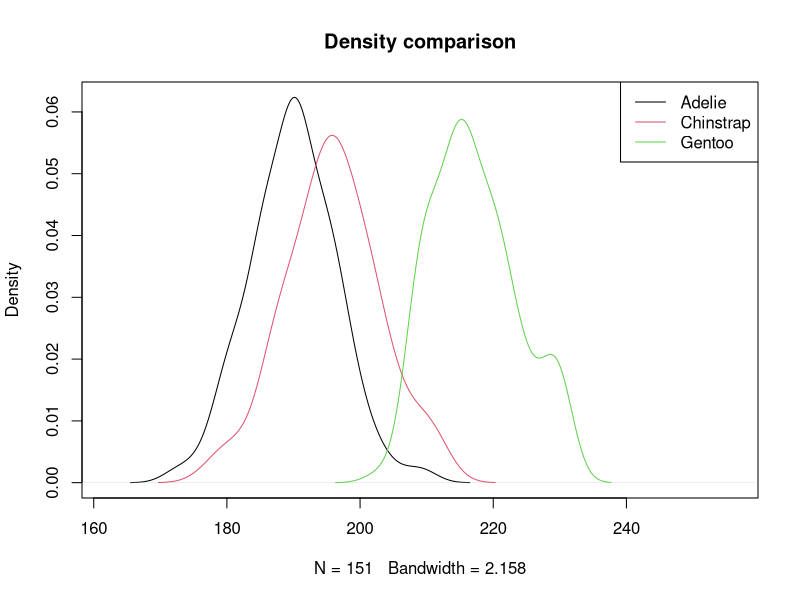
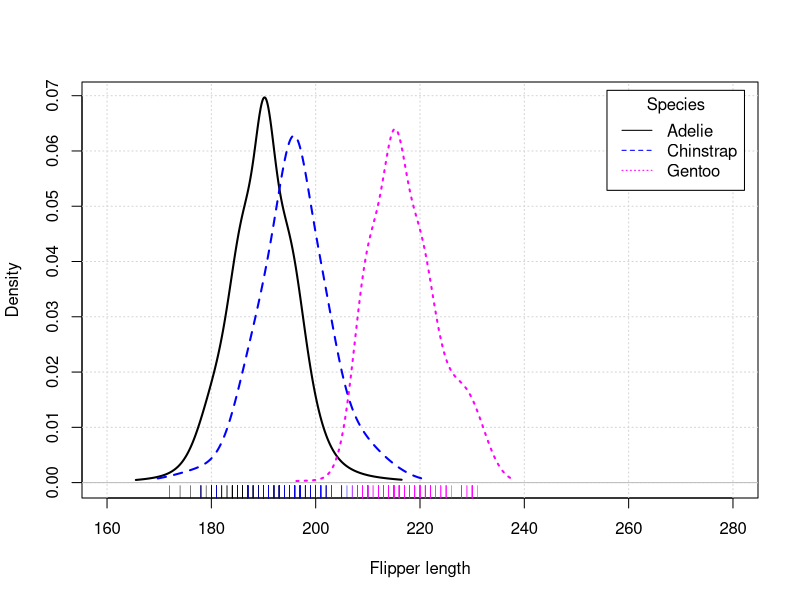
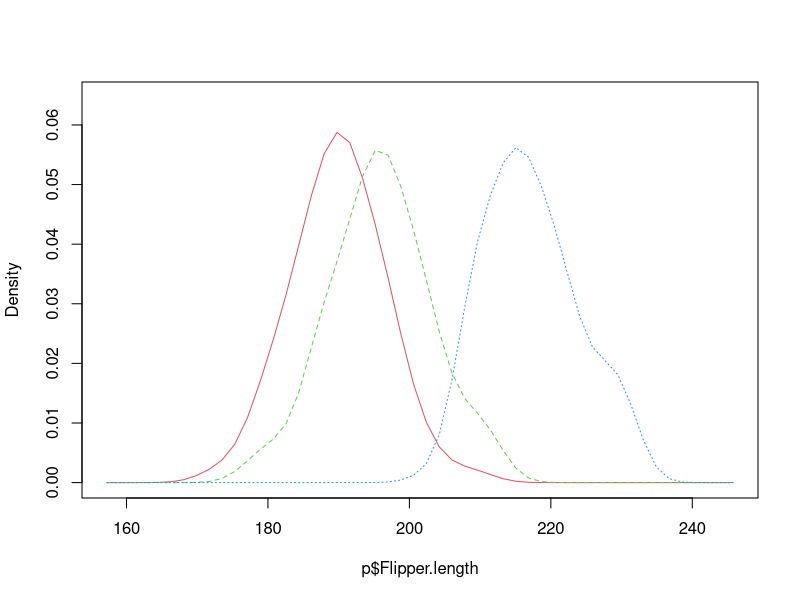

R code for these plots, in order:
library(palmerpenguins)

x <- penguins$flipper_length_mm
g <- as.factor(penguins$species)

p <- data.frame(Flipper.length = x, species = g)
p <- na.omit(p)

# Density comparison with lines
library(car)

# Densities for each group
dens <- tapply(p$Flipper.length, p$species, density)

# Plot
plot(dens$Adelie, xlim = c(min(p$Flipper.length) - 10,
                           max(p$Flipper.length) + 25),
     main = "Density comparison")
lines(dens$Chinstrap, col = 2)
lines(dens$Gentoo, col = 3)

# Legend
legend("topright", legend = levels(p$species),
       lty = 1, col = 1:3)

# densityPlot function
densityPlot(p$Flipper.length ~ p$species,
            legend = list(title = "Species"),
            xlab = "Flipper length",
            xlim = c(160, 280))

# sm.density.compare function
library(sm)

sm.density.compare(x = p$Flipper.length,
                   group = p$species,
                   model = "equal")
